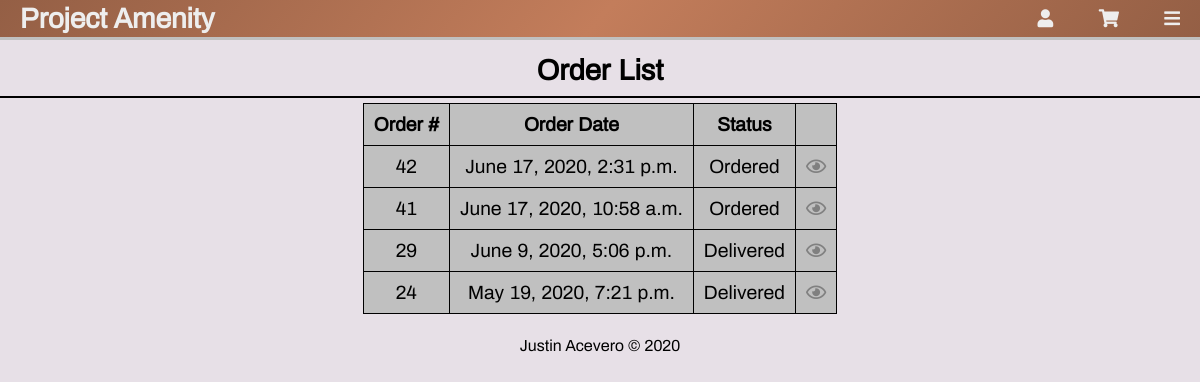
/account/orders/ (signed in), run on the app's committed database.
### amenity/models.py (models this page shows, shortened)
class Order(models.Model):
    customer = models.ForeignKey(Customer, on_delete=models.CASCADE)
    order_date = models.DateTimeField(auto_now=False, auto_now_add=True)
    total_price = models.DecimalField(
        max_digits=7, decimal_places=2, default=0.00)
    status_list = [
        ('OR', 'Ordered'),
        ('SH', 'Shipped'),
        ('DE', 'Delivered'),
    ]
    status = models.CharField(choices=status_list, default='OR', max_length=2)
    status_date = models.DateField(auto_now=True)

### accounts/views.py (the view)
# urls.py: path('orders/', views.account_orders, name="account_orders"),
@login_required(login_url='login_page')
def account_orders(request):
    orders = Order.objects.filter(
        customer=request.user.customer).order_by('-order_date')
    context = {
        'title': 'Orders',
        'orders': orders,
    }
    return render(request, 'accounts/account_orders.html', context)

### accounts/templates/accounts/account_orders.html
{% extends 'base.html' %}
{% block content %}
<h2 class="page-title">Order List</h2>
<section>
    <table>
        <tbody>
            <tr>
                <th>Order #</th>
                <th>Order Date</th>
                <th>Status</th>
                <th></th>
            </tr>
            {% for order in orders %}
            <tr>
                <td>{{ order.id }}</td>
                <td>{{ order.order_date }}</td>
                <td>{{ order.get_status_display }}</td>
                <td>
                    <a href="{% url 'account_view_order' order.id %}">
                        <i class="far fa-eye"></i>
                    </a>
                </td>
            </tr>
            {% endfor %}
        </tbody>
    </table>
</section>
{% endblock %}

### static/css/site.css (style rules this page uses)
:root { --primary-background: #E7E0E7; }
* { margin: 0; padding: 0; box-sizing: border-box; }
html { scroll-behavior: smooth; }
body { background: var(--primary-background); color: black; font-family: "Archivo-Regular"; font-size: 1.2em; text-align: center; }
.page-title { border-bottom: 2px solid black; margin: 5px auto; padding: 10px; }

### static/css/navigation.css (style rules this page uses)
.header-company-name, i { color: #EEEEEE; cursor: pointer; font-size: 18px; }

### static/css/buttons.css (style rules this page uses)
a { text-decoration: none; }

### static/css/tables.css (style rules this page uses)
table { background: silver; margin: 0 auto; padding: 20px; }
table, th, td { border: 1px solid black; border-collapse: collapse; padding: 10px; }
table i { color: gray; }

### data on the page
Order: id "42", order_date "June 17, 2020, 2:31 p.m.", status "Ordered"
Order: id "41", order_date "June 17, 2020, 10:58 a.m.", status "Ordered"
Order: id "29", order_date "June 9, 2020, 5:06 p.m.", status "Delivered"
Order: id "24", order_date "May 19, 2020, 7:21 p.m.", status "Delivered"
